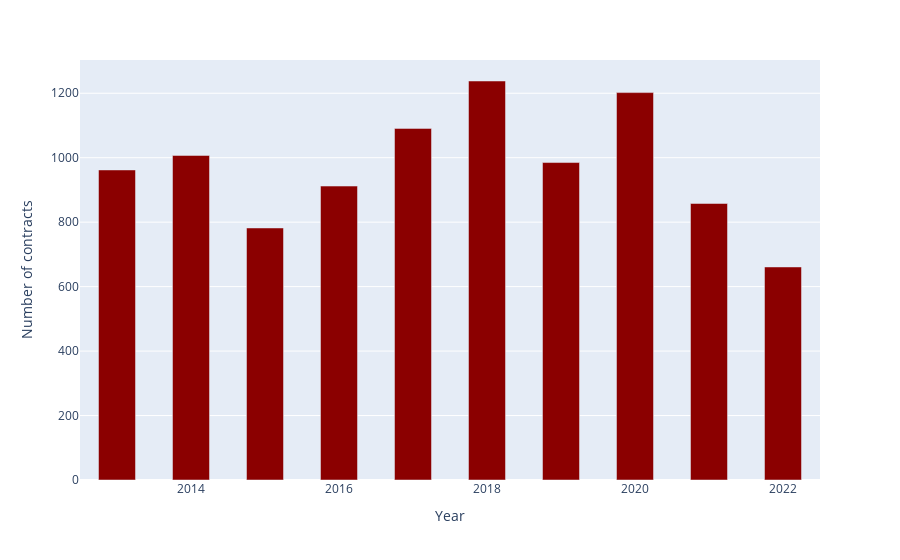

Here is the notebook cell this chart was saved with:
### Code cell
# Figure 1: Digital technology contracts over time.

df = eda_df[eda_df['Classification'] == 'Digital Technology']

df = df.groupby("Ano Contrato")['Objeto'].count()

df = pd.DataFrame(df).reset_index()

fig = px.bar(df, x="Ano Contrato", y="Objeto",
             labels={"Objeto": "Number of contracts", "Ano Contrato": "Year"})

fig.update_traces(marker_color='darkred', width=0.5)
fig.update_layout(showlegend=True)

### Figure 1 — Plotly figure (JSON) as saved in the notebook; plotly's stock layout.template omitted (floating-point values rounded to 4 significant figures)
{"data": [{"alignmentgroup": "True", "hovertemplate": "Year=%{x}<br>Number of contracts=%{y}<extra></extra>", "legendgroup": "", "marker": {"color": "darkred", "pattern": {"shape": ""}}, "name": "", "offsetgroup": "", "orientation": "v", "showlegend": false, "textposition": "auto", "type": "bar", "width": 0.5, "x": [2013, 2014, 2015, 2016, 2017, 2018, 2019, 2020, 2021, 2022], "xaxis": "x", "y": [962, 1007, 782, 912, 1091, 1238, 985, 1202, 858, 661], "yaxis": "y"}], "layout": {"barmode": "relative", "legend": {"tracegroupgap": 0}, "margin": {"t": 60}, "showlegend": true, "xaxis": {"anchor": "y", "domain": [0, 1], "title": {"text": "Year"}}, "yaxis": {"anchor": "x", "domain": [0, 1], "title": {"text": "Number of contracts"}}}}
